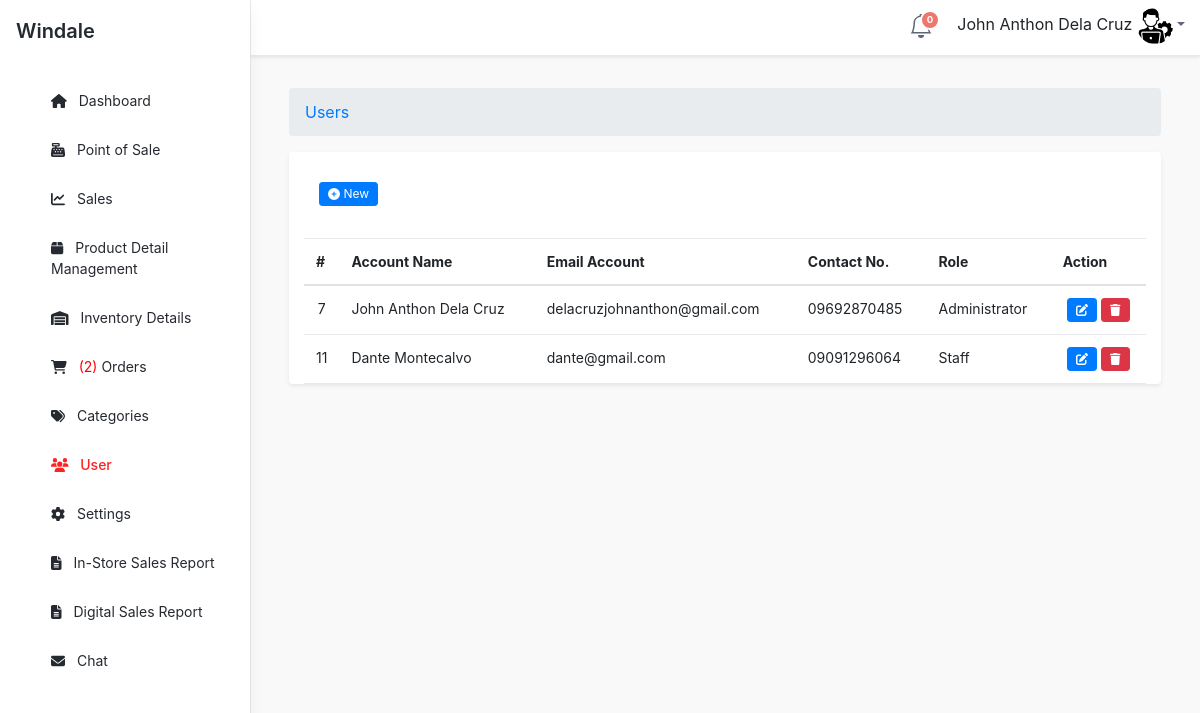
/admin/user/index.php (signed in), run on the app's committed database.
### tables this page shows
CREATE TABLE `tbluseraccount` (
  `USERID` int(11) NOT NULL,
  `U_NAME` varchar(122) NOT NULL,
  `U_USERNAME` varchar(122) NOT NULL,
  `U_CON` varchar(11) NOT NULL,
  `U_EMAIL` varchar(225) NOT NULL,
  `U_PASS` varchar(122) NOT NULL,
  `U_ROLE` varchar(30) NOT NULL,
  `USERIMAGE` varchar(255) NOT NULL,
  `Code` varchar(250) NOT NULL
);

### admin/user/index.php (called while the page is built, shortened)
<?php
require_once ("../theme/templates.php");
?>

### include/database.php (called while the page is built, shortened)
<?php
class Database {
	var $sql_string = '';
	private $conn;
	public function open_connection() {
		$this->conn = mysqli_connect(server,user,pass);
		if(!$this->conn){
			echo "Problem in database connection! Contact administrator!";
			exit();
		}else{
			$db_select = mysqli_select_db($this->conn,database_name);
		}
	}
	function setQuery($sql='') {
		$this->sql_string=$sql;
	}
	function executeQuery() {
		$result = mysqli_query($this->conn, $this->sql_string);
		return $this->confirm_query($result);
	}
	private function confirm_query($result) {
		return $result;
	}
	function loadResultList( $key='' ) {
		$cur = $this->executeQuery();
		$array = array();
		while ($row = mysqli_fetch_object($cur)) {
			if ($key) {
				$array[$row->$key] = $row;
			} else {
				$array[] = $row;
			}
		}
		return $array;
	}
}
$mydb = new Database();
?>

### admin/user/list.php (the view, shortened to what this page needs)
<div class="tab-content" id="orders-table-tab-content">
    <div class="tab-pane fade show active" id="orders-all" role="tabpanel" aria-labelledby="orders-all-tab">
        <div class="app-card app-card-orders-table shadow-sm mb-5">
        <div class="app-card-body" style="margin: 0 15px;">
                <div class="row">
                    <div class="col-lg-12" style="margin: 15px">
                            <h1><button type="button" class="btn btn-primary btn-sm" data-toggle="modal" data-target="#addUserModal">
                                <i class="fa fa-plus-circle fw-fa"></i> New
                            </button>
                            </h1>
                        </div>
                    </div>
                    <form action="controller.php?action=delete" Method="POST">
                        <div class="table-responsive">
                            <table id="myTable"
                                class="table app-table-hover mb-0 text-left">
                                <thead>
                                    <tr>
                                        <th>#</th>
                                        <th>
                                            Account Name
                                        </th>
                                        <th>Email Account</th>
                                        <th>Contact No.</th>
                                        <th>Role</th>
                                        <th>Action</th>
                                    </tr>
                                </thead>
                                <tbody>
                                    <?php
				  		$mydb->setQuery("SELECT *
											FROM  `tbluseraccount`");
				  		$cur = $mydb->loadResultList();
						foreach ($cur as $result) {
				  		echo '<tr>';
						  echo '<td width="3%" align="center" >' . $result->USERID.'</a></td>';
				  		echo '<td>' . $result->U_NAME.'</a></td>';
						  echo '<td>'. $result->U_USERNAME.'</td>';
						  echo '<td>'. $result->U_CON.'</td>';
				  		echo '<td>'. $result->U_ROLE.'</td>';
				  		echo '<td align="center" > <a title="Edit" href="#" class="btn btn-primary btn-sm edit-user-btn"
                                                    data-id="' . $result->USERID . '"
                                                    data-name="' . $result->U_NAME . '"
                                                    data-username="' . $result->U_USERNAME . '"
                                                    data-contact="' . $result->U_CON . '"
                                                    data-role="' . $result->U_ROLE . '">
                                                    <i class="fas fa-edit"></i>
                                                </a>
				  					 <a title="Delete" href="controller.php?action=delete&id='.$result->USERID.'" class="btn btn-danger btn-sm delete-btn"><i class="fas fa-trash"></i></a>
				  					 </td>';
				  		echo '</tr>';
				  	}
				  	?>
                                </tbody>
                            </table>
                        </div>
                    </form>
                </div>
            </div>
        </div>
    </div>
</div>

### data on the page
tbluseraccount: USERID "7", U_NAME "John Anthon Dela Cruz", U_USERNAME "delacruzjohnanthon@gmail.com", U_CON "09692870485", U_ROLE "Administrator"
tbluseraccount: USERID "11", U_NAME "Dante Montecalvo", U_USERNAME "dante@gmail.com", U_CON "09091296064", U_ROLE "Staff"

### other printed values
$notificationCount "0"
$_SESSION['U_NAME'] "John Anthon Dela Cruz"
$res "2"
$title "Users"
